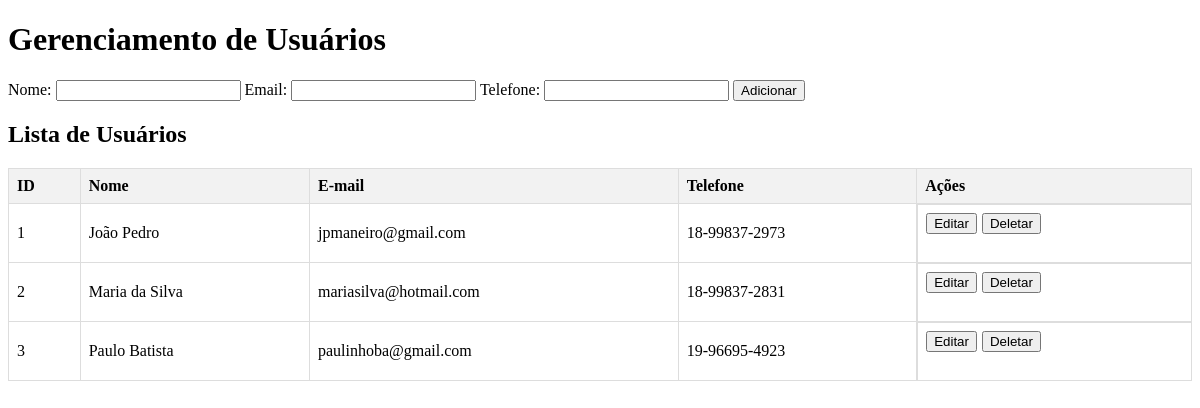
The page /views/index.php on the database its author committed.
### tables this page shows
CREATE TABLE `clientes` (
  `id` int(11) NOT NULL,
  `nome` varchar(50) NOT NULL,
  `email` varchar(50) NOT NULL,
  `telefone` varchar(20) NOT NULL
);

### controllers/ClienteController.php (called while the page is built, shortened)
<?php
require_once "../models/Cliente.php";
require_once "../models/Database.php";
class ClienteController {
    private $clienteModel;
    public function __construct() {
        $this->db = new Database();
        $this->clienteModel = new Cliente($this->db->getConnection());
    }
    public function listarTodos() {
        $clientes = $this->clienteModel->buscarTodos();
        include "../views/ClienteListarTodos.php";
    }
}

### models/Database.php (called while the page is built)
<?php
Class Database  {
    private $host = "localhost";
    private $dbname = "clientes";
    private $user = "root";
    private $passwd = "";
    public function getConnection() {
        $conn = null;
        try {
            $conn = new PDO("mysql:host=".$this->host.";dbname=".$this->dbname,
                     $this->user, $this->passwd);
            $conn->exec("set names utf8");
        }
        catch (PDOException $erro) {
            echo "Erro de conexão: "+ $erro->getMessage();
        }
        return $conn;
    }
}

### models/Cliente.php (called while the page is built, shortened)
<?php
class Cliente {
    private $conexao;
    private $tableName = "clientes";
    public function __construct($db) {
        $this->conexao = $db;
    }
    public function buscarTodos() {
        $comandoSQL = "SELECT * FROM ".$this->tableName;
        $acesso = $this->conexao->prepare($comandoSQL);
        $acesso->execute();
        return $acesso;
    }
}

### views/ClienteListarTodos.php (the view, shortened to what this page needs)
<!DOCTYPE html>
<html lang="pt-br">
<head>
</head>
<body>
    <h2>Lista de Usuários</h2>
    <table>
        <thead>
            <tr>
                <th>ID</th>
                <th>Nome</th>
                <th>E-mail</th>
                <th>Telefone</th>
                <th>Ações</th>
            </tr>
        </thead>
        <tbody>
            <?php while ($cliente = $clientes->fetch(PDO::FETCH_ASSOC)): ?>
                <tr>
                    <td><?= htmlspecialchars($cliente['id']) ?></td>
                    <td><?= htmlspecialchars($cliente['nome']) ?></td>
                    <td><?= htmlspecialchars($cliente['email']) ?></td>
                    <td><?= htmlspecialchars($cliente['telefone']) ?></td>
                    <td class="action-buttons">
                        <form method="post" style="display:inline;">
                            <button type="submit" name="editar">Editar</button>
                        </form>
                        <form method="post" style="display:inline;">
                            <button type="submit" name="deletar" onclick="return confirm('Tem certeza que deseja deletar?')">Deletar</button>
                        </form>
                    </td>
                </tr>
            <?php endwhile; ?>
        </tbody>
    </table>
</body>
</html>

### views/index.php (shortened to what this page needs)
<?php
require_once "../controllers/ClienteController.php";
$cliController = new ClienteController();
?>
<!DOCTYPE html>
<html lang="pt-br">
<head>
    <link rel="stylesheet" type="text/css" href="estilo.css" media="screen" />
</head>
<body>
    <h1>Gerenciamento de Usuários</h1>
    <form method="post" action="">
        <label>Nome: <input type="text" name="nome" required value="<?= isset($usuario['nome']) ? htmlspecialchars($usuario['nome']) : '' ?>"></label>
        <label>Email: <input type="email" name="email" required value="<?= isset($usuario['email']) ? htmlspecialchars($usuario['email']) : '' ?>"></label>
        <label>Telefone: <input type="text" name="telefone" required value="<?= isset($usuario['telefone']) ? htmlspecialchars($usuario['telefone']) : '' ?>"></label>
        <?php if (isset($usuario['id']) && !empty($usuario['id'])): ?>
            <button type="submit" name="atualizar">Atualizar</button>
            <button type="button" onclick="window.location.href='index.php'">Cancelar</button>
        <?php else: ?>
            <button type="submit" name="adicionar">Adicionar</button>
        <?php endif; ?>
    </form>
    <?php
        $cliController->listarTodos();
    ?>
</body>
</html>

### estilo/estilo.css (style rules this page uses)
table { border-collapse: collapse; width: 100%; }
th, td { border: 1px solid #ddd; padding: 8px; text-align: left; }
th { background-color: #f2f2f2; }
form { margin-bottom: 20px; }
.action-buttons { display: flex; gap: 5px; }

### views/ClienteListarTodos.php (style rules this page uses)
table { border-collapse: collapse; width: 100%; }
th, td { border: 1px solid #ddd; padding: 8px; text-align: left; }
th { background-color: #f2f2f2; }
.action-buttons { display: flex; gap: 5px; }

### rows shown on the page
clientes: id "1", nome "João Pedro", email "jpmaneiro@gmail.com", telefone "18-99837-2973"
clientes: id "2", nome "Maria da Silva", email "mariasilva@hotmail.com", telefone "18-99837-2831"
clientes: id "3", nome "Paulo Batista", email "paulinhoba@gmail.com", telefone "19-96695-4923"
